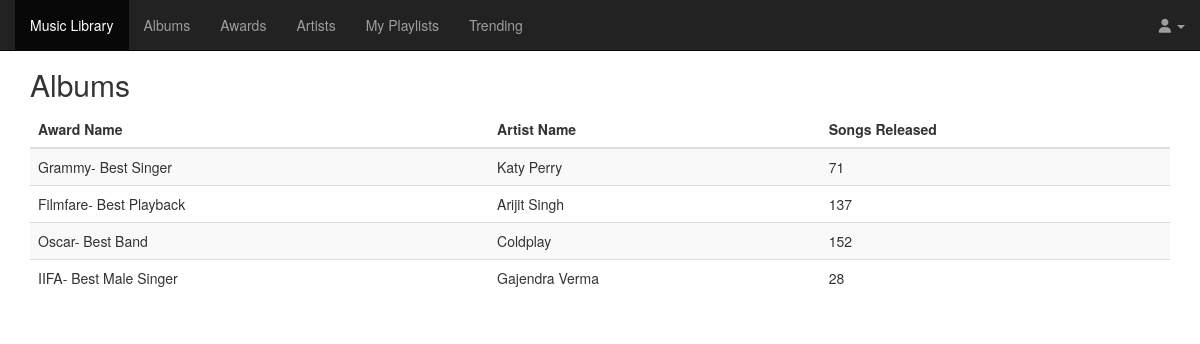
The app's page /Awards.php with its own data.
### tables this page shows
CREATE TABLE `award` (
  `award_name` varchar(40) NOT NULL,
  `artist_id` int(11) NOT NULL
);

CREATE TABLE `artist` (
  `artist_id` int(11) NOT NULL,
  `artist_name` varchar(20) NOT NULL,
  `release_count` int(11) NOT NULL,
  `birth_date` date NOT NULL
);

### Awards.php (the view, shortened to what this page needs)
<?php
include 'navbar.php';
?>
<?php
$link = mysqli_connect($host,$user,$pass) or die( "Unable to connect");
mysqli_select_db($link, $database) or die( "Unable to select database");
$query = "SELECT A.award_name , Ar.artist_name , Ar.release_count FROM award A , artist Ar where A.artist_id = Ar.artist_id";
$result = mysqli_query($link,$query) or die(mysql_error());
?>
<html>
<head>
</head>
    <body>
        <div class="container">
  <h2>Albums</h2>
  <table class="table table-striped">
    <thead>
      <tr>
        <th>Award Name</th>
        <th>Artist Name</th>
        <th>Songs Released</th>
      </tr>
    </thead>
</div>
<?php
    while($row = mysqli_fetch_array($result))
{
$award = $row['award_name'];
$name = $row['artist_name'];
$count=$row['release_count'];
    echo '<td class="spe">' . $award. '</td>';
    echo '<td>'. '    '. $name .'</td>';
    echo '<td>' . $count .'</td>';
    echo '<tr>';
}
?>
</body>
</head>
</html>

### navbar.php (shortened to what this page needs)
<?php
$username = $_SESSION['username'];
?>
<!DOCTYPE html>
<html lang="en">
<head>
    <link rel="stylesheet" href="https://maxcdn.bootstrapcdn.com/bootstrap/3.3.7/css/bootstrap.min.css">
    <link rel="stylesheet" href="/font-awesome-4.7.0/css/font-awesome.min.css">
    <link rel="stylesheet" href="font-awesome-4.7.0/css/font-awesome.css">
</head>
<body>
<nav class="navbar navbar-inverse navbar-fixed-top" style="margin-bottom:20px;">
    <div class="container-fluid">
        <ul class="nav navbar-nav">
            <li class="active"><a href="homepage1.php">Music Library</a></li>
            <li><a href="albums.php">Albums</a></li>
                <li><a  href="Awards.php">Awards</a>
            </li>
            <li><a href="artists.php">Artists</a></li>
            <li><a href="Playlists.php">My Playlists</a></li>
            <li><a href="trending.php">Trending</a></li>
        </ul>
        <ul class="nav navbar-nav navbar-right">
            <li class="dropdown">
                <a class="dropdown-toggle" data-toggle="dropdown" href="#"><?php echo $username; ?> <i class="fa fa-user" aria-hidden="true"></i>
                    <span class="caret"></span></a>
            </li>
        </ul>
    </div>
</nav>
<div id="myCarousel" class="carousel slide" style="margin-top:4%;" data-ride="carousel">
    <ol class="carousel-indicators">
    </ol>
</div>

### records on screen
award: award_name "Grammy- Best Singer", artist.artist_name "Katy Perry", artist.release_count "71"
award: award_name "Filmfare- Best Playback", artist.artist_name "Arijit Singh", artist.release_count "137"
award: award_name "Oscar- Best Band", artist.artist_name "Coldplay", artist.release_count "152"
award: award_name "IIFA- Best Male Singer", artist.artist_name "Gajendra Verma", artist.release_count "28"
